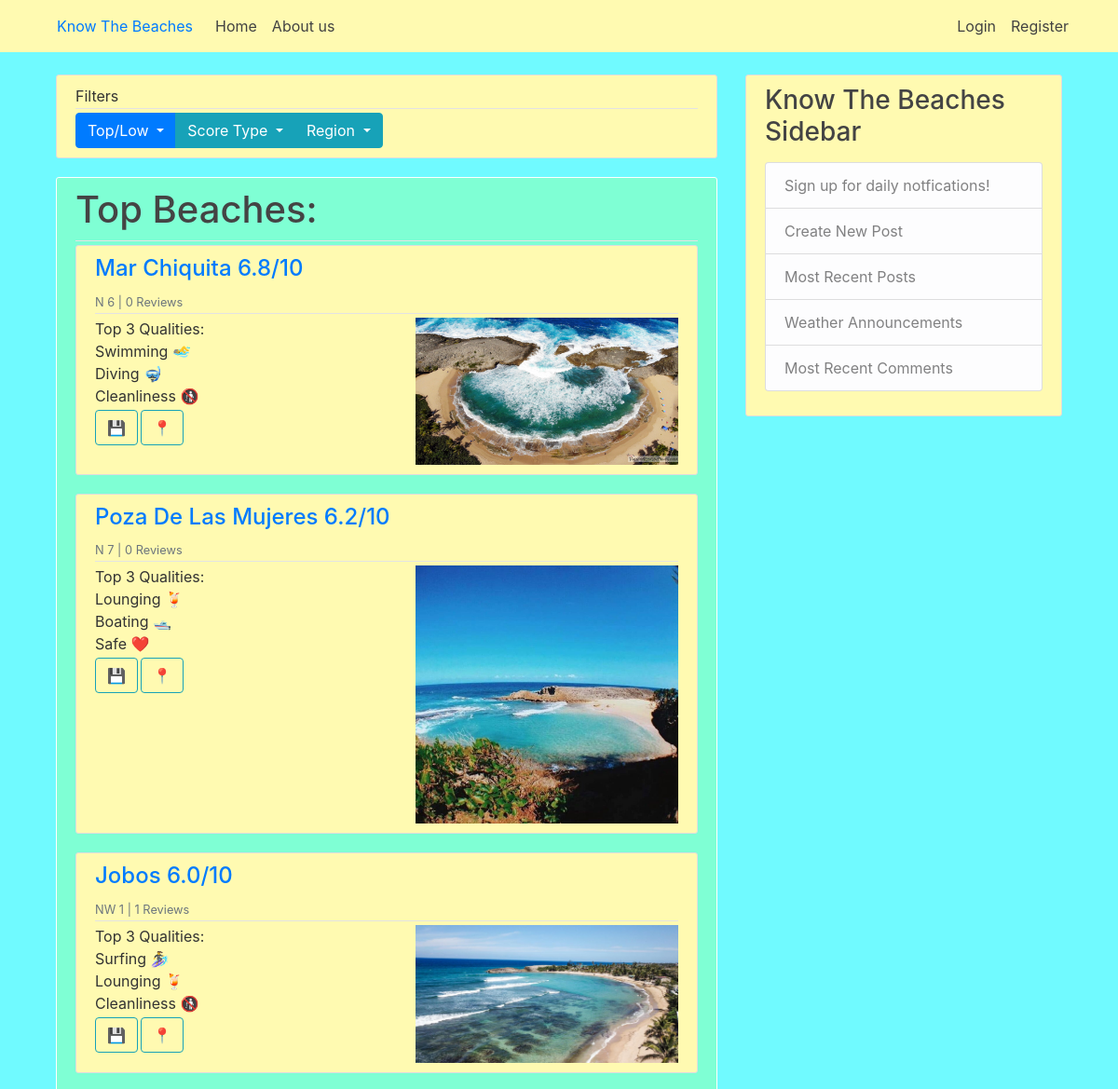
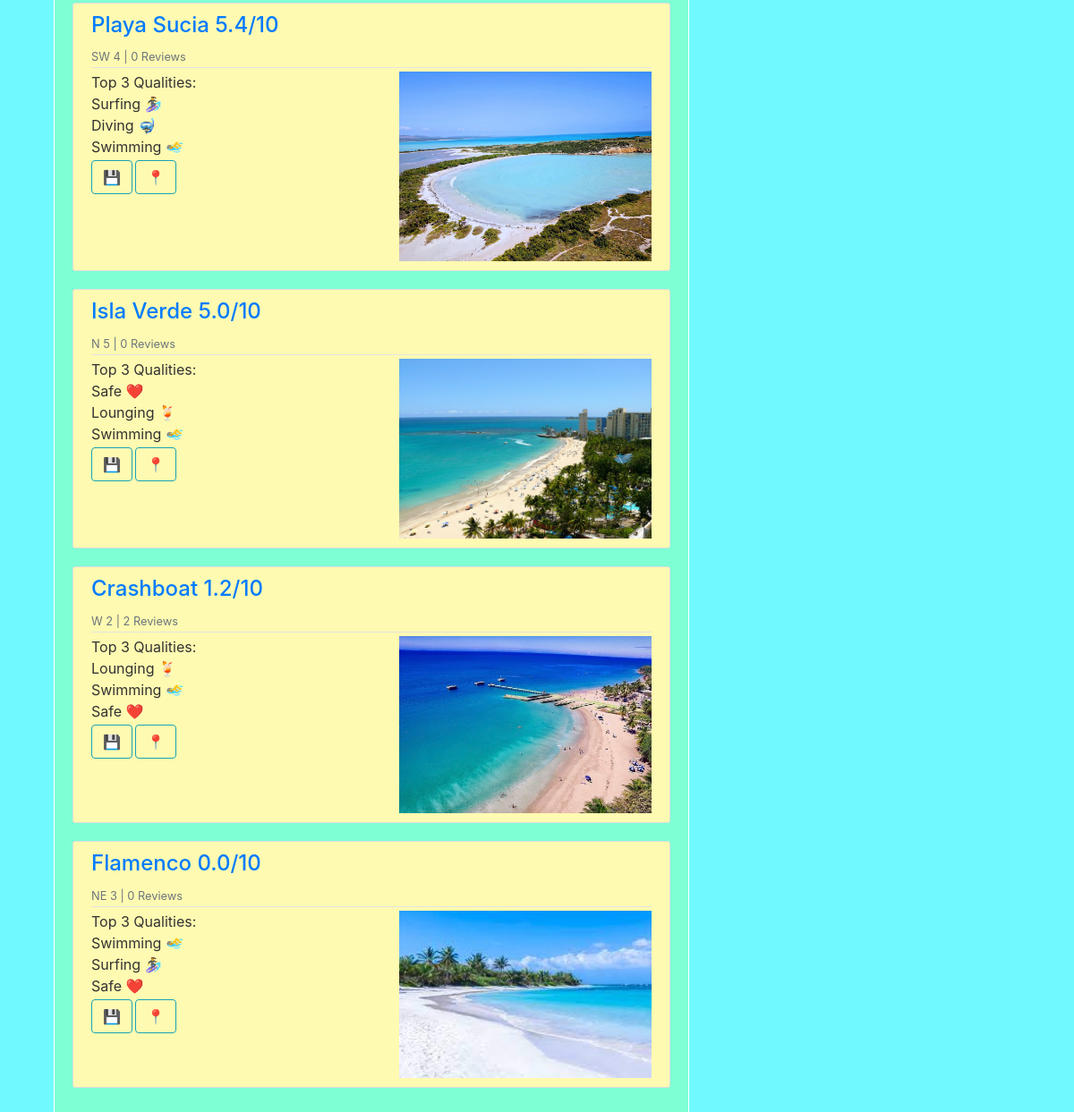
/, run on an earlier commit of the app's database (2 pictures, top to bottom).
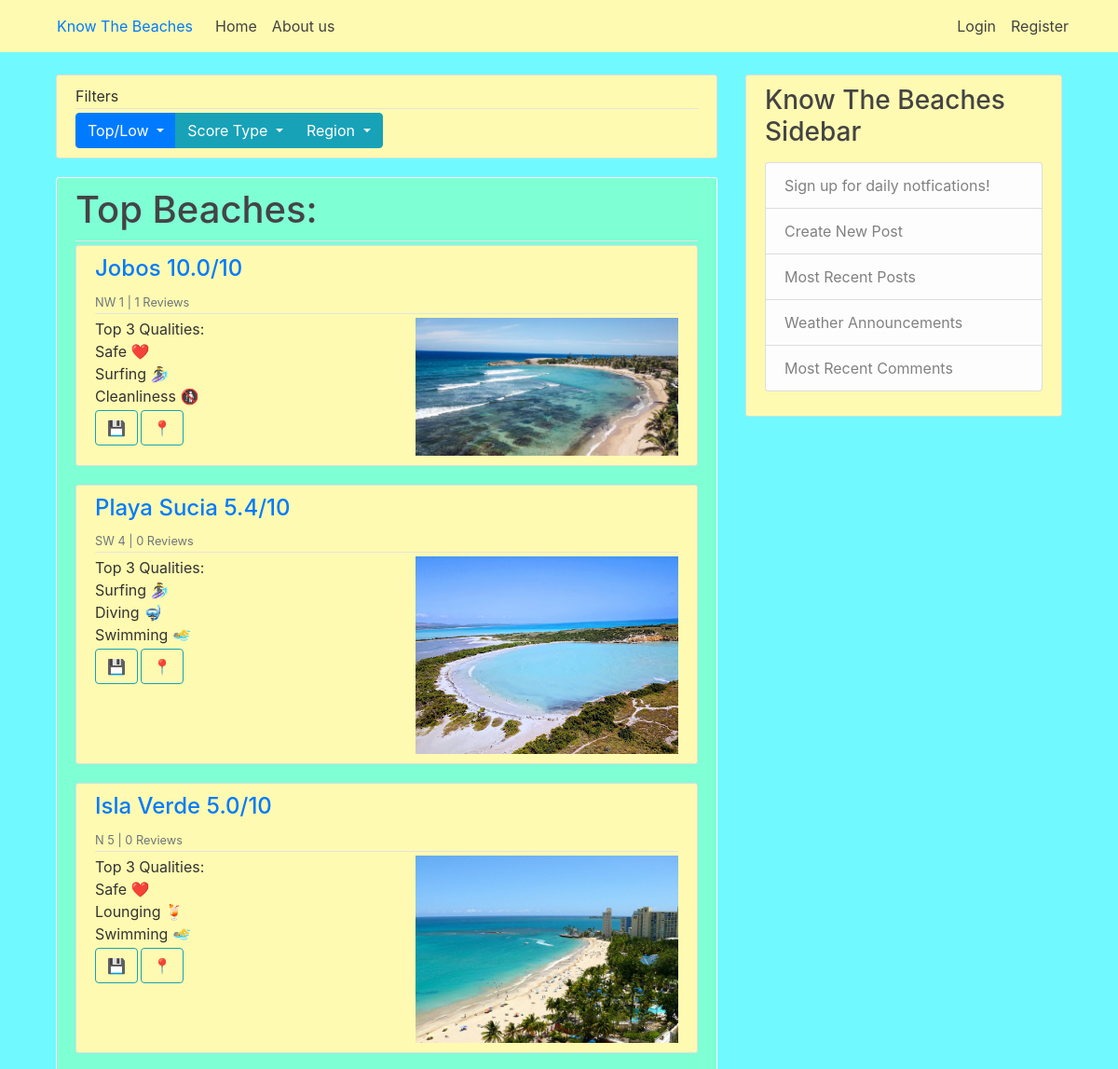
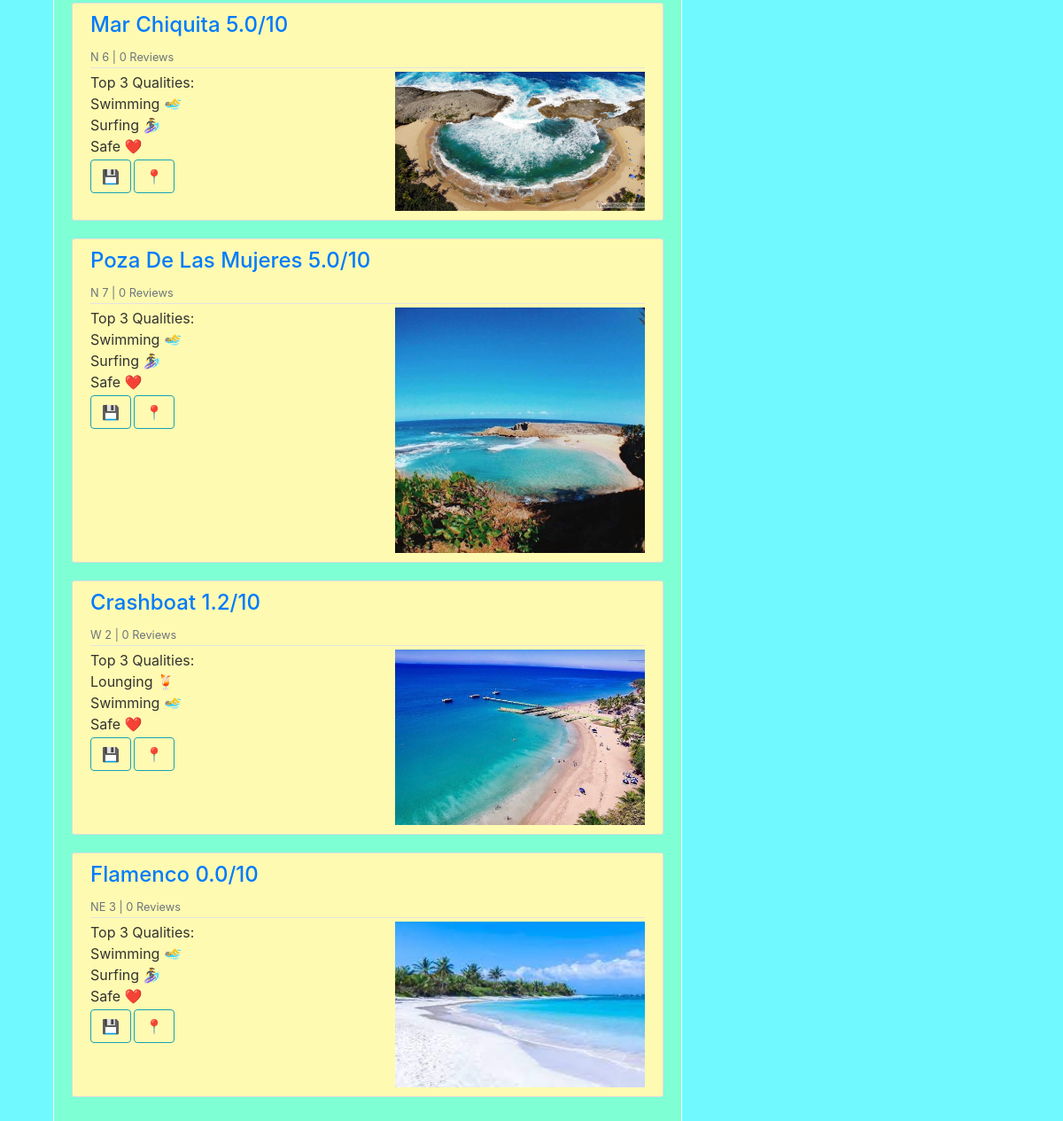
And on a later commit of the database (2 pictures, top to bottom).
### beach/models.py (models this page shows, shortened)
class Beach(models.Model):
    name = models.CharField(max_length = 60)
    img = models.ImageField(upload_to='beach_pic', null = True)
    region = models.CharField(max_length = 2, choices=CHOICE_REGIONS) # N, NE, E, SE, S, SW, W, NW
    overallRating = models.DecimalField(max_digits=3, decimal_places=1, null = True, default=0)
    swimRating = models.DecimalField(max_digits=3, decimal_places=1, null = True, default=0)
    diveRating = models.DecimalField(max_digits=3, decimal_places=1, null = True, default=0)
    surfRating = models.DecimalField(max_digits=3, decimal_places=1, null = True, default=0)
    loungeRating = models.DecimalField(max_digits=3, decimal_places=1, null = True, default=0)
    boatRating = models.DecimalField(max_digits=3, decimal_places=1, null = True, default=0)
    isCleanRating = models.DecimalField(max_digits=3, decimal_places=1, null = True, default=0)
    safetyRating = models.DecimalField(max_digits=3, decimal_places=1, null = True, default=0)
    lifeguardRating = models.CharField(max_length = 3, choices=CHOICE_AVAILABLE, default= 'No')

### home/views.py (the view)
# urls.py: path('', views.home, name = 'home'),
def home(request):
    beachesCommentAmount = {}
    beachesTopActivities = {}
    for beach in topOverallBeaches:
        beachesCommentAmount[str(beach.name)] = Comment.objects.filter(beach__name=beach.name).count()
        ratings = [beach.swimRating, beach.diveRating, beach.surfRating, beach.loungeRating, beach.boatRating, beach.isCleanRating, beach.safetyRating]
        names = ["Swimming 🏊‍♂️", "Diving 🤿", "Surfing 🏄‍♀️", "Lounging 🍹", "Boating 🛥️", "Cleanliness 🚯", "Safe ❤️"]
        topActivitiesTuple = sorted(zip(ratings, names), reverse=True)[:3] #Retrieve the names of the top rated beaches
        topActivities = [topActivitiesTuple[0][1], topActivitiesTuple[1][1], topActivitiesTuple[2][1]]
        beachesTopActivities[str(beach.name)] = topActivities
    context = {
        'topOverallBeaches' : topOverallBeaches,
        'beachesCommentAmount' : beachesCommentAmount,
        'beachesTopActivities' : beachesTopActivities
    }
    return render(request, 'home/home.html', context)

### templates/home/home.html (shortened to what this page needs)
{% extends "base.html" %}
{% block content %}
<article class="media content-section">
  <div class="media-body">
    <div class="article-metadata">
      Filters
    </div>
    <div>
      <div class="btn-group" role="group" aria-label="Button Group with Dropdown">
        <div class="btn-group">
          <button class="btn btn-primary dropdown-toggle" type="button" id="dropdownMenuButton1" data-toggle="dropdown" aria-haspopup="true" aria-expanded="false">
            Top/Low
          </button>
        </div>
        <div class="btn-group">
          <button class="btn btn-info dropdown-toggle" type="button" id="dropdownMenuButton2" data-toggle="dropdown" aria-haspopup="true" aria-expanded="false">
            Score Type
          </button>
        </div>
        <div class="btn-group">
          <button class="btn btn-info dropdown-toggle" type="button" id="dropdownMenuButton3" data-toggle="dropdown" aria-haspopup="true" aria-expanded="false">
            Region
          </button>
      </div>
    </div>
  </div>
</article>
<article class="media content-section" style="background-color: aquamarine; border-color: white;">
  <div class="media-body">
    <div class="article-metadata">
      <h1>Top Beaches: </h1>
    </div>
    {% for beach in topOverallBeaches %}
    <article class="media content-section">
        <div class="media-body">
          <div class="article-metadata">
            <h4><a class="mr-2" href="{% url 'beach' beach.name %}">{{ beach.name | title}} {{ beach.overallRating }}/10 </a> </h4>
            <div><small class="text-muted">{{ beach.region }} {{beach.id}} | {{ beachesCommentAmount|get:beach.name}} Reviews</small></div>
          </div>
          <div>
            <img src="{{beach.img.url}}" alt="image not found" width="45%" align="right"> Top 3 Qualities:
            {% for activity in beachesTopActivities|get:beach.name%}
              <br> {{activity}}
            {% endfor %}
          </div>
          <div>
            <div class="form-inline">
              <form class="form-inline" role="form" action="add/{{beach.name}}">
                <div class="form-group">
                  <button class="btn btn-outline-info" type="btn">💾</button>
                </div>
              </form>
              <a class="article-content"><a href="/#">
                  <button style="margin: 3px" class="btn btn-outline-info" type="btn"> 📍 </button> </a> </a>
            </div>
          </div>
        </div>
      </article>
      {% endfor %}
    </div>
  </article>
{% endblock content %}

### templates/base.html (shortened to what this page needs)
{% load static %}
<!doctype html>
<html lang="en">
  <head>
    <link rel="stylesheet" href="https://maxcdn.bootstrapcdn.com/bootstrap/4.0.0/css/bootstrap.min.css">
    <link rel="stylesheet" type = "text/css" href="{% static 'beach/main.css'%}">
  </head>
  <body>
    <header class="site-header">
        <nav class="navbar navbar-expand-md navbar-dark bg-steel fixed-top">
          <div class="container">
            <a class="nav-item nav-link" href="/">Know The Beaches</a>
            <div class="collapse navbar-collapse" id="navbarToggle">
              <div class="navbar-nav mr-auto">
                <a class="nav-item nav-link" href="/">Home</a>
                <a class="nav-item nav-link" href="/about">About us</a>
              </div>
              <div class="navbar-nav">
                {% if user.is_authenticated %}
                  <a class="nav-item nav-link"> Welcome {{ user.username }} !</a>
                  <a class="nav-item nav-link" href="{% url 'profile' user.username %}">Profile</a>
                  <a class="nav-item nav-link" href="{% url 'logout' %}">Logout</a>
                {% else %}
                  <a class="nav-item nav-link" href="{% url 'login' %}">Login</a>
                  <a class="nav-item nav-link" href="{% url 'register' %}">Register</a>
                {% endif %}
              </div>
            </div>
          </div>
        </nav>
      </header>
      <div class = "container">
        <main role="main" class="container">
            <div class="row">
              <div class="col-md-8">
                {% block content %}{% endblock %}
              </div>
              <div class="col-md-4">
                <div class="content-section">
                  <h3>Know The Beaches Sidebar</h3>
                  <p class='text-muted'>
                    <ul class="list-group">
                      <li class="list-group-item list-group-item-light">Sign up for daily notfications!</li>
                      <li class="list-group-item list-group-item-light">Create New Post</li>
                      <li class="list-group-item list-group-item-light"> Most Recent Posts</li>
                      <li class="list-group-item list-group-item-light">Weather Announcements</li>
                      <li class="list-group-item list-group-item-light">Most Recent Comments</li>
                    </ul>
                  </p>
                </div>
              </div>
            </div>
          </main>
      </div>
  </body>
</html>

### beach/static/beach/main.css (style rules this page uses)
body { background: #70faff; color: #333333; margin-top: 5rem; }
h1, h2, h3, h4, h5, h6 { color: #444444; }
ul { margin: 0; }
.bg-steel { background-color: #fffab1; }
.site-header .navbar-nav .nav-link { color: #424242; }
.content-section { background: #fffab1; padding: 10px 20px; border: 1px solid #dddddd; border-radius: 3px; margin-bottom: 20px; }
.article-content { white-space: pre-line; }
.article-metadata { padding-bottom: 1px; margin-bottom: 4px; border-bottom: 1px solid #e3e3e3 }

What changed in the data, as far as the page shows it:
changed Beach "Jobos": overallRating "6.0" → "10.0"
changed Beach "Mar Chiquita": overallRating "6.8" → "5.0"; moves down the list
changed Beach "Poza De Las Mujeres": overallRating "6.2" → "5.0"; moves down the list
computed for Beach "Crashboat": name "2" → "0"
Also different on the page:
new list line: "Safe ❤️"
new list line: "Surfing 🏄‍♀️"
new list line: "Swimming 🏊‍♂️"
list line gone: "Diving 🤿"
list line gone: "Cleanliness 🚯"
list line gone: "Lounging 🍹"
list line gone: "Boating 🛥️"
